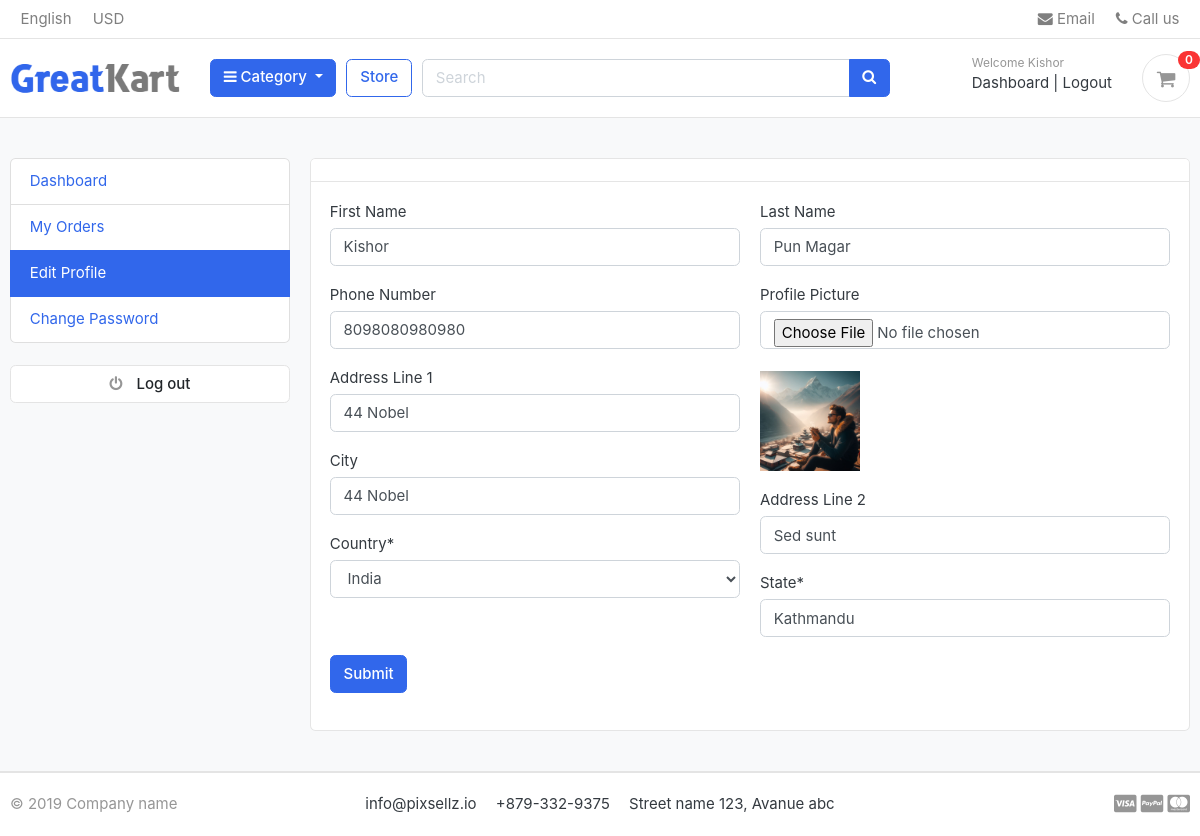
/accounts/edit_profile/ (signed in), run on the app's committed database.
### accounts/models.py (models this page shows, shortened)
class Account(AbstractBaseUser):
    first_name = models.CharField(max_length=50, null=True, blank=True)
    last_name = models.CharField(max_length=50, null=True, blank=True)
    username = models.CharField(max_length=50, unique=True, blank=True, null=True)
    email = models.EmailField(unique=True)
    phone_number = models.CharField(max_length=15, null=True, blank=True)
    date_joined = models.DateTimeField(auto_now_add=True)
    last_login = models.DateTimeField(auto_now_add=True)
    is_admin = models.BooleanField(default=False)
    is_staff = models.BooleanField(default=False)
    is_active = models.BooleanField(default=False)
    is_superadmin = models.BooleanField(default=False)
    USERNAME_FIELD = 'email'
    REQUIRED_FIELDS = ['first_name', 'last_name', 'username']
    objects = MyAccountManager()

class UserProfile(models.Model):
    user = models.OneToOneField(Account, on_delete=models.CASCADE)
    profile_picture = models.ImageField(blank=True, null=True, upload_to='static/userprofile')
    address_line_1 = models.CharField(max_length=100)
    address_line_2 = models.CharField(max_length=100, null=True, blank=True)
    country = models.CharField(max_length=50)
    state = models.CharField(max_length=50)
    city = models.CharField(max_length=50)

### accounts/views.py (the view, shortened to what this page needs)
# urls.py: path('edit_profile/', edit_profile, name='edit_profile'),
def edit_profile(request):
    userProfile = get_object_or_404(UserProfile, user=request.user)
    context = {
        'userProfile': userProfile
    }
    return render(request, 'front/accounts/edit_profile.html', context)

### carts/contex_processors.py (called while the page is built)
def counter(request):
    cart_count =0
    if 'admin' in request.path:
        return {}
    else:
        try:
            cart= Cart.objects.filter(cart_id=_cart_id(request))
            if request.user.is_authenticated:
                cart_items = CartItem.objects.all().filter(user=request.user)
            else:
                cart_items = CartItem.objects.all().filter(cart=cart[:1])
            for  cart_item in cart_items:
                cart_count = cart_count +cart_item.quantity
        except Cart.DoesNotExist:
            cart_count = 0
    return  dict(cart_count=cart_count,)

### carts/views.py (called while the page is built)
def _cart_id(request):
    cart = request.session.session_key
    if not cart:
        cart = request.session.create()
    return cart

### category/contex_processors.py (called while the page is built)
def menu_links(request):
    links = Category.objects.all()
    return {'links':links}

### category/models.py (called while the page is built)
    def get_url(self):
        return reverse('product_by_category', args=[self.slug])

### templates/front/accounts/edit_profile.html (shortened to what this page needs)
{% extends "front/layouts/base.html" %}
{% load static %}
{% block content %}
<section class="section-conten padding-y bg">
    <div class="container">
        <div class="row">
        {% include "front/layouts/dashboard_sidebar.html" %}
        <main class="col-md-9">
            <article class="card">
                <header class="card-header">
                </header>
                <div class="card-body">
                    <form action="{% url 'edit_profile' %}" method="post" enctype="multipart/form-data">
                        <div class="row">
                            <div class="col-md-6">
                                <div class="form-group">
                                    <label for="first_name">First Name</label>
                                    <input type="text" class="form-control" id="first_name" name="first_name" value="{{request.user.first_name}}">
                                </div>
                                <div class="form-group">
                                    <label for="phone_number">Phone Number</label>
                                    <input type="text" class="form-control" id="phone_number" name="phone_number" value="{{request.user.phone_number}}">
                                </div>
                                <div class="form-group">
                                    <label>Address Line 1</label>
                                    <input type="text" name="address_line_1" placeholder="Type here" class="form-control"  value="{{userProfile.address_line_1}}">
                                </div>
                                <div class="form-group">
                                    <label>City</label>
                                    <input type="text" name="city" placeholder="Type here" class="form-control" value="{{userProfile.address_line_1}}">
                                </div>
                                <div class="form-group">
                                    <label>Country*</label>
                                    <select name="country" class="form-control">
                                        <option value="India">India</option>
                                    </select>
                                </div>
                            </div>
                            <div class="col-md-6">
                                <div class="form-group">
                                    <label for="last_name">Last Name</label>
                                    <input type="text" class="form-control" id="last_name" name="last_name" value="{{request.user.last_name}}">
                                </div>
                                <div class="form-group">
                                    <label for="profile_picture">Profile Picture</label>
                                    <input type="file" class="form-control" id="profile_picture" name="profile_picture">
                                    <br>
                                    {% if userProfile.profile_picture %}
                                        <img src="{{userProfile.profile_picture.url}}" alt="Profile Picture" height="100" width="100" />
                                    {% endif %}
                                </div>
                                <div class="form-group">
                                    <label>Address Line 2</label>
                                    <input type="text" name="address_line_2" placeholder="Type here" class="form-control" value="{{userProfile.address_line_2}}">
                                </div>
                                <div class="form-group">
                                    <label>State*</label>
                                    <input type="text" name="state" placeholder="Type here" class="form-control" value="{{userProfile.state}}">
                                </div>
                            </div>
                            <div class="form-group col-md-2">
                                <input type="submit" class="btn btn-primary " value="Submit">
                            </div>
                        </div>
                    </form>
                </div>
            </article>
        </main>
    </div>
    </div>
    </section>
{% endblock %}

### templates/front/layouts/header.html (shortened to what this page needs)
{% load static %}
<header class="section-header">
    <nav class="navbar p-md-0 navbar-expand-sm navbar-light border-bottom">
        <div class="container">
        <div class="collapse navbar-collapse" id="navbarTop4">
            <ul class="navbar-nav mr-auto">
                <li class="nav-item dropdown">
                    <a href="#" class="nav-link">   English </a>
                </li>
                <li class="nav-item dropdown">
                    <a href="#" class="nav-link"> USD </a>
                </li>
            </ul>
            <ul class="navbar-nav">
                <li><a href="#" class="nav-link"> <i class="fa fa-envelope"></i> Email </a></li>
                <li><a href="#" class="nav-link"> <i class="fa fa-phone"></i> Call us </a></li>
            </ul>
        </div>
        </div>
    </nav>
    <section class="header-main border-bottom">
        <div class="container">
    <div class="row align-items-center">
        <div class="col-lg-2 col-md-3 col-6">
            <a href="{% url "index" %}" class="brand-wrap">
                <img class="logo" src="{% static 'front/images/logo.png' %}">
            </a>
        </div>
        <div class="col-lg col-sm col-md col-6 flex-grow-0">
            <div class="category-wrap dropdown d-inline-block float-right">
                <button type="button" class="btn btn-primary dropdown-toggle" data-toggle="dropdown">
                    <i class="fa fa-bars"></i> Category
                </button>
            </div>
        </div>
        <a href="{% url 'store' %}" class="btn btn-outline-primary">Store</a>
        <div class="col-lg  col-md-6 col-sm-12 col">
            <form action="{% url 'search' %}" class="search">
                <div class="input-group w-100">
                    <input type="text" class="form-control" style="width:60%;" placeholder="Search" name="keywords"
                    >
                    <div class="input-group-append">
                      <button class="btn btn-primary" type="submit">
                        <i class="fa fa-search"></i>
                      </button>
                    </div>
                </div>
            </form>
        </div>
        <div class="col-lg-3 col-sm-6 col-8 order-2 order-lg-3">
                    <div class="d-flex justify-content-end mb-3 mb-lg-0">
                        <div class="widget-header">
                            <small class="title text-muted">Welcome
                                {% if request.user.is_authenticated %}
                                    {{request.user.first_name | capfirst}}
                                {% else %}
                                    guest!
                                {% endif %}
                            </small>
                            <div>
                                {% if request.user.is_authenticated %}
                                    <a href="{% url 'dashboard' %}">Dashboard</a> <span class="dark-transp"> | </span>
                                    <a href="{% url 'logout' %}"> Logout</a>
                                {% else %}
                                    <a href="{% url 'login' %}">Sign in</a> <span class="dark-transp"> | </span>
                                    <a href="{% url 'register' %}"> Register</a>
                                {% endif %}
                            </div>
                        </div>
                        <a href="{% url 'carts' %}" class="widget-header pl-3 ml-3">
                            <div class="icon icon-sm rounded-circle border"><i class="fa fa-shopping-cart"></i></div>
                            <span class="badge badge-pill badge-danger notify">{{cart_count}}</span>
                        </a>
                    </div>
                </div>
    </div>
        </div>
    </section>
    </header>

### static/front/css/ui.css (style rules this page uses)
html { font-family: "Inter", sans-serif; font-size: 15px; }
.icon-xs, .icon-sm, .icon-md, .icon-lg { display: inline-block; text-align: center; flex-shrink: 0; flex-grow: 0; }
.icon-sm { width: 48px; height: 48px; line-height: 48px !important; font-size: 20px; }
.padding-y { padding-top: 40px; padding-bottom: 40px; }
article:after, .form-group:after { display: block; clear: both; content: ""; }
.bg { background-color: #f8f9fa; }
.header-main { position: relative; padding-top: 1rem; padding-bottom: 1rem; }
.brand-wrap .logo, .navbar-brand .logo { margin-right: 7px; max-height: 42px; display: inline-block; }
.widget-header { display: inline-block; vertical-align: middle; position: relative; }
.widget-header a { color: #343a40; }
.widget-header i { color: #969696; }
.widget-header .title { display: block; }
.widget-header .notify { position: absolute; top: -3px; right: -10px; }
.notify { position: absolute; top: -4px; right: -10px; display: inline-block; padding: 0.25em 0.6em; font-size: 12px; line-height: 1; text-align: center; border-radius: 3rem; color: #fff; background-color: #fa3434; }

### data on the page
Account: user.first_name "Kishor", first_name "Kishor", phone_number "8098080980980", last_name "Pun Magar"
UserProfile: address_line_1 "44 Nobel", city "44 Nobel", profile_picture (picture), address_line_2 "Sed sunt", state "Kathmandu"

### other printed values
{{ cart_count }} "0"
